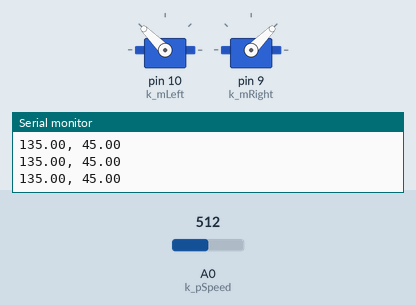
Bench run of a sketch on a simulated Arduino Uno, built with avr-gcc and run on an emulated ATmega328P. Shown: 2 × servo, the last lines printed to the serial monitor. Inputs (shaded band) come from the test bench; at power-on: A0 (k_pSpeed) = 512.

Above: at 1.2 s.
1.3 s: A0 (k_pSpeed) set to 716
At 2.5 s:
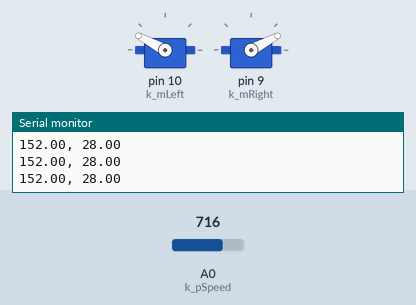
2.8 s: A0 (k_pSpeed) set to 903
At 3.7 s:
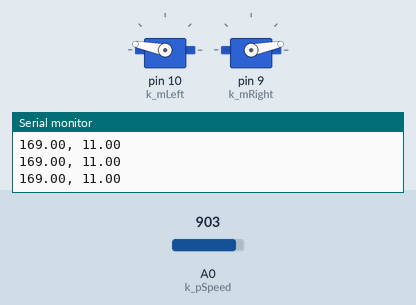
4.3 s: A0 (k_pSpeed) set to 933
At 4.7 s:
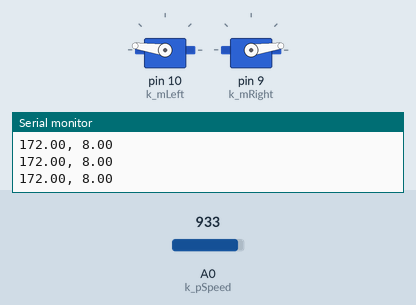
7.3 s: A0 (k_pSpeed) set to 1023
At 8.1 s:
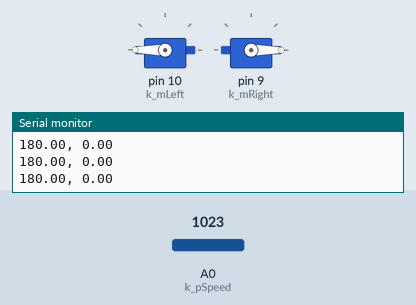
8.8 s: A0 (k_pSpeed) set to 122
At 9.3 s:
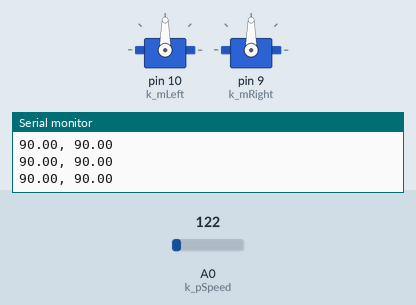
10.3 s: A0 (k_pSpeed) set to 218
13.3 s: A0 (k_pSpeed) set to 236
At 14.4 s:
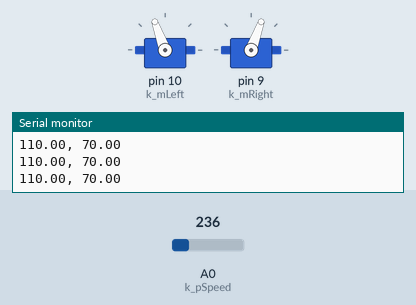
Timing chart, 0 to 15.8 s (numbered marks = the images above; inputs shaded):
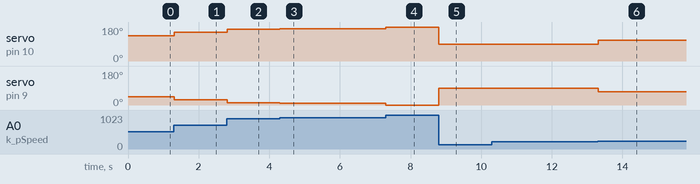

Measured:
- the behaviour switches between 227 and 228 on A0 (k_pSpeed) (found by bisection; images 5 and 6)
- after the input at 1.3 s, servo on pin 10 (k_mLeft): 135° → 152° at once; servo on pin 9 (k_mRight): 45° → 28° at once
- after the input at 2.8 s, servo on pin 10 (k_mLeft): 152° → 169° at once; servo on pin 9 (k_mRight): 28° → 11° at once
- after the input at 4.3 s, servo on pin 10 (k_mLeft): 169° → 172° at once; servo on pin 9 (k_mRight): 11° → 8° at once
- after the input at 7.3 s, servo on pin 10 (k_mLeft): 172° → 180° at once; servo on pin 9 (k_mRight): 8° → 0° at once
- after the input at 8.8 s, servo on pin 10 (k_mLeft): 180° → 90° at once; servo on pin 9 (k_mRight): 0° → 90° at once
- after the input at 13.3 s, servo on pin 10 (k_mLeft): 90° → 110° at once; servo on pin 9 (k_mRight): 90° → 70° at once

The sketch:

shooter_tester.ino
```cpp
#include <Servo.h>

#define k_mLeft 10
#define k_mRight 9
#define k_pSpeed A0

Servo left;
Servo right;
double speed;

void setup() {
  Serial.begin(9600);
  left.attach(k_mLeft);
  right.attach(k_mRight);
}

void loop() {
  speed = (double)map(analogRead(k_pSpeed), 0, 1023, 90, 180);
  if(speed<110) speed=90;
  left.write(speed);
  right.write(180-speed);
  Serial.println(String(speed) + ", " + String(180-speed));
}
```
